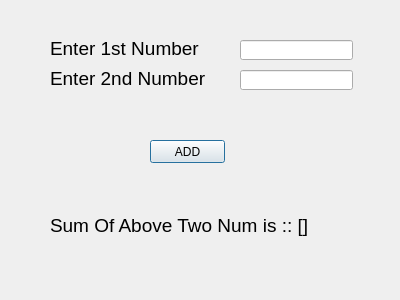
<?xml version="1.0" encoding="UTF-8"?>
<ui version="4.0">
 <class>Dialog</class>
 <widget class="QDialog" name="Dialog">
  <property name="geometry">
   <rect>
    <x>0</x>
    <y>0</y>
    <width>400</width>
    <height>300</height>
   </rect>
  </property>
  <property name="windowTitle">
   <string>Dialog</string>
  </property>
  <widget class="QPushButton" name="pushButton_addition">
   <property name="geometry">
    <rect>
     <x>150</x>
     <y>140</y>
     <width>75</width>
     <height>23</height>
    </rect>
   </property>
   <property name="text">
    <string>ADD</string>
   </property>
  </widget>
  <widget class="QLabel" name="label_result">
   <property name="geometry">
    <rect>
     <x>50</x>
     <y>210</y>
     <width>291</width>
     <height>31</height>
    </rect>
   </property>
   <property name="font">
    <font>
     <pointsize>14</pointsize>
    </font>
   </property>
   <property name="text">
    <string>Sum Of Above Two Num is :: []</string>
   </property>
  </widget>
  <widget class="QLineEdit" name="lineEdit_firstNum">
   <property name="geometry">
    <rect>
     <x>240</x>
     <y>40</y>
     <width>113</width>
     <height>20</height>
    </rect>
   </property>
   <property name="font">
    <font>
     <pointsize>14</pointsize>
    </font>
   </property>
  </widget>
  <widget class="QLabel" name="label_2">
   <property name="geometry">
    <rect>
     <x>50</x>
     <y>40</y>
     <width>161</width>
     <height>16</height>
    </rect>
   </property>
   <property name="font">
    <font>
     <pointsize>14</pointsize>
    </font>
   </property>
   <property name="text">
    <string>Enter 1st Number</string>
   </property>
  </widget>
  <widget class="QLabel" name="label_3">
   <property name="geometry">
    <rect>
     <x>50</x>
     <y>70</y>
     <width>161</width>
     <height>16</height>
    </rect>
   </property>
   <property name="font">
    <font>
     <pointsize>14</pointsize>
    </font>
   </property>
   <property name="text">
    <string>Enter 2nd Number</string>
   </property>
  </widget>
  <widget class="QLineEdit" name="lineEdit_secondNum">
   <property name="geometry">
    <rect>
     <x>240</x>
     <y>70</y>
     <width>113</width>
     <height>20</height>
    </rect>
   </property>
   <property name="font">
    <font>
     <pointsize>14</pointsize>
    </font>
   </property>
  </widget>
 </widget>
 <resources/>
 <connections/>
</ui>
